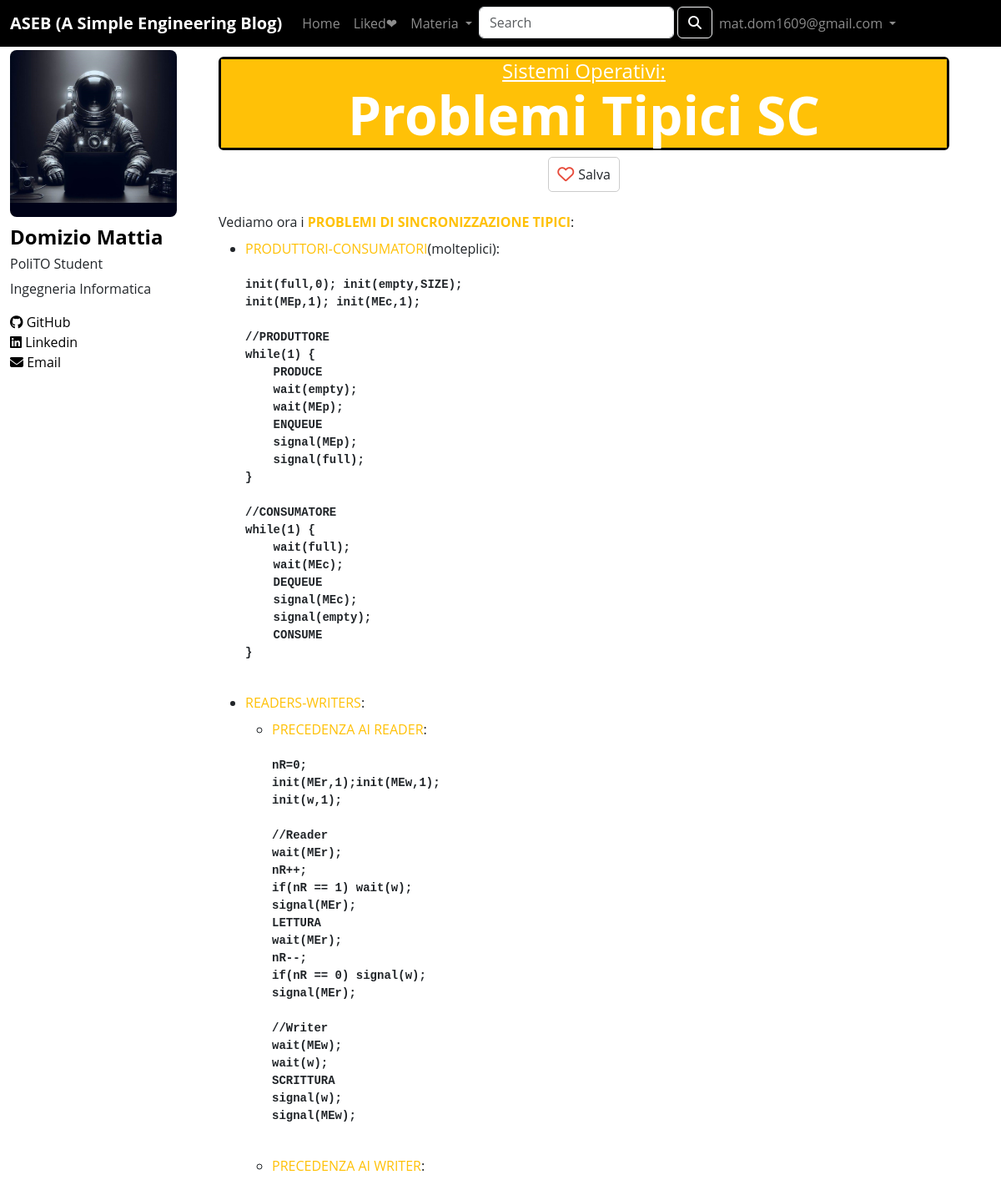
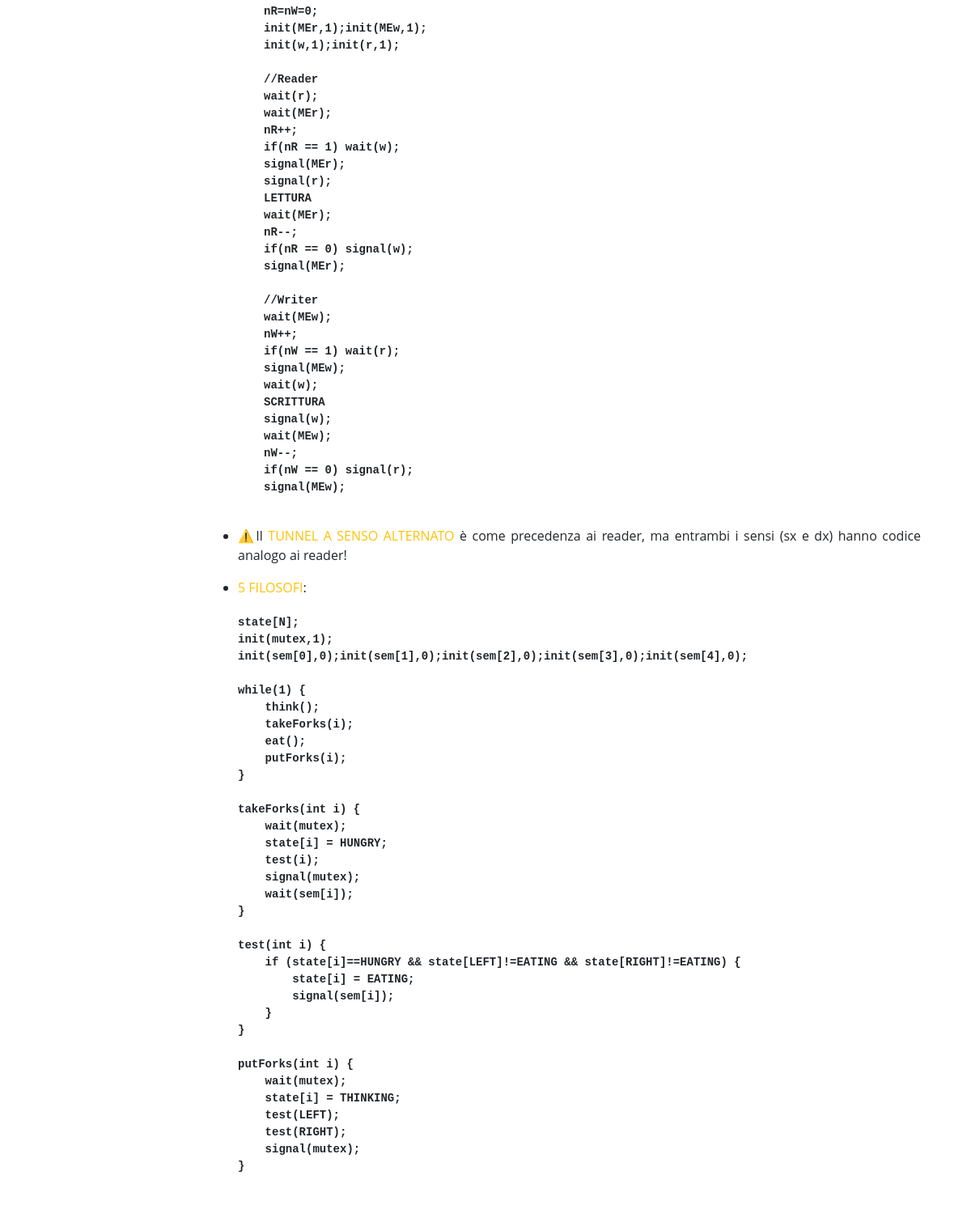
Screenshot of /posts/22 (signed in) with the database file from the repository (2 pictures, top to bottom).
### tables this page shows
CREATE TABLE "UTENTI" (
	"id"	INTEGER,
	"email"	TEXT NOT NULL,
	"password"	TEXT NOT NULL,
	PRIMARY KEY("id" AUTOINCREMENT),
	UNIQUE("email","password")
);

CREATE TABLE "POST" (
	"id"	INTEGER,
	"titolo"	TEXT NOT NULL,
	"materia"	TEXT NOT NULL,
	"like"	INTEGER,
	"html"	TEXT NOT NULL,
	PRIMARY KEY("id" AUTOINCREMENT)
);

### app.py (the view)
@app.route('/posts/<int:id>')
def post_html(id):
    post = dao.get_post(id)
    users_like = dao.get_users_likes(id)
    return render_template('articoli/' + post['html'], post=post, users=users_like)

### app.py (called while the page is built)
@login_manager.user_loader
def load_user(user_id):
    utente = dao.get_user_by_id(user_id)
    if utente is not None:
        user = User(id=utente['id'], email=utente['email'], password=utente['password'])
    else:
        user = None
    return user

### dao.py (called while the page is built)
def get_user_by_id(id):
    conn = sqlite3.connect(DATABASE_PATH)
    conn.row_factory = sqlite3.Row
    cursor = conn.cursor()
    sql = 'SELECT * FROM UTENTI WHERE id = ?'
    cursor.execute(sql, (id,))
    user = cursor.fetchone()
    cursor.close()
    conn.close()
    return user

def get_post(id):
    conn = sqlite3.connect(DATABASE_PATH)
    conn.row_factory = sqlite3.Row
    cursor = conn.cursor()
    sql = 'SELECT * FROM POST WHERE POST.id = ?'
    cursor.execute(sql, (id,))
    post = cursor.fetchone()
    cursor.close()
    conn.close()
    return post

def get_users_likes(id):
    conn = sqlite3.connect(DATABASE_PATH)
    cursor = conn.cursor()
    sql = 'SELECT id_utente FROM LIKES WHERE id_post = ?'
    cursor.execute(sql, (id,))
    users_like = cursor.fetchall()
    cursor.close()
    conn.close()
    return users_like

### templates/articoli/ProblemiTipiciSC.html
{% extends "single.html" %}
{% block articolo %}
<div class="testo-articolo">
    <p class="mb-2">Vediamo ora i <strong class="text-warning">PROBLEMI DI SINCRONIZZAZIONE TIPICI</strong>:</p>
    <ul>
        <li><span class="text-warning">PRODUTTORI-CONSUMATORI</span>(molteplici):
            <pre><strong class="consolas">
init(full,0); init(empty,SIZE);
init(MEp,1); init(MEc,1);
//PRODUTTORE
while(1) {
    PRODUCE
    wait(empty);
    wait(MEp);
    ENQUEUE
    signal(MEp);
    signal(full);
}
//CONSUMATORE
while(1) {
    wait(full);
    wait(MEc);
    DEQUEUE
    signal(MEc);
    signal(empty);
    CONSUME
}
            </strong></pre>
        </li>
        <li><span class="text-warning">READERS-WRITERS</span>:
            <ul class="livello2 mt-2">
                <li><span class="text-warning">PRECEDENZA AI READER</span>:
                    <pre><strong class="consolas">
nR=0;
init(MEr,1);init(MEw,1);
init(w,1);
//Reader
wait(MEr);
nR++;
if(nR == 1) wait(w);
signal(MEr);
LETTURA
wait(MEr);
nR--;
if(nR == 0) signal(w);
signal(MEr);
//Writer
wait(MEw);
wait(w);
SCRITTURA
signal(w);
signal(MEw);
                    </strong></pre>
                </li>
                <li><span class="text-warning">PRECEDENZA AI WRITER</span>:
                    <pre><strong class="consolas">
nR=nW=0;
init(MEr,1);init(MEw,1);
init(w,1);init(r,1);
//Reader
wait(r);
wait(MEr);
nR++;
if(nR == 1) wait(w);
signal(MEr);
signal(r);
LETTURA
wait(MEr);
nR--;
if(nR == 0) signal(w);
signal(MEr);
//Writer
wait(MEw);
nW++;
if(nW == 1) wait(r);
signal(MEw);
wait(w);
SCRITTURA
signal(w);
wait(MEw);
nW--;
if(nW == 0) signal(r);
signal(MEw);
                    </strong></pre>
                </li>
            </ul>
        </li>
        <li class="mb-3">⚠️Il <span class="text-warning">TUNNEL A SENSO ALTERNATO</span> è come precedenza ai reader, ma entrambi i sensi (sx e dx) hanno codice analogo ai reader!</li>
        <li><span class="text-warning">5 FILOSOFI</span>:
            <pre><strong class="consolas">
state[N];
init(mutex,1);
init(sem[0],0);init(sem[1],0);init(sem[2],0);init(sem[3],0);init(sem[4],0);
while(1) {
    think();
    takeForks(i);
    eat();
    putForks(i);
}
takeForks(int i) {
    wait(mutex);
    state[i] = HUNGRY;
    test(i);
    signal(mutex);
    wait(sem[i]);
}
test(int i) {
    if (state[i]==HUNGRY && state[LEFT]!=EATING && state[RIGHT]!=EATING) {
        state[i] = EATING;
        signal(sem[i]);
    }
}
putForks(int i) {
    wait(mutex);
    state[i] = THINKING;
    test(LEFT);
    test(RIGHT);
    signal(mutex);
}
            </strong></pre>
        </li>
    </ul>
</div>
{% endblock %}

### templates/single.html (shortened to what this page needs)
{% extends "base.html" %}
{% block content %}
<div class="contenitore-header-post border border-3 border-black mt-2">
<h4 class="mb-0 materia_post_singolo col-12 text-center text-decoration-underline {% if post.materia == 'Reti di Calcolatori' %}text-white bg-primary {% elif post.materia == 'Basi di Dati' %}text-white bg-primary {% elif post.materia == 'Informatica-Python' %}text-white bg-primary {% elif post.materia == 'Teoria dei Segnali' %}text-white bg-danger {% elif post.materia == 'Algebra Lineare' %}text-white bg-danger {% elif post.materia == 'Analisi I' %}text-white bg-danger {% elif post.materia == 'Analisi II' %}text-white bg-danger {% elif post.materia == 'Metodi Matematici' %}text-white bg-danger {% elif post.materia == 'Calcolatori Elettronici' %}text-white bg-success {% elif post.materia == 'Fisica II' %}text-white bg-success {% elif post.materia == 'Fisica I' %}text-white bg-success {% elif post.materia == 'Chimica' %}text-white bg-success {% elif post.materia == 'Sistemi Operativi' %}text-white bg-warning {% elif post.materia == 'Algoritmi e Strutture Dati' %}text-white bg-warning {% elif post.materia == 'Introduzione al Web' %}text-white bg-warning {% elif post.materia == 'Tecniche di Programmazione-C' %}text-white bg-warning {% endif %}">{{post.materia}}:</h4>
<h1 class="mb-0 titolo_post_singolo col-12 text-center {% if post.materia == 'Reti di Calcolatori' %}text-white bg-primary {% elif post.materia == 'Basi di Dati' %}text-white bg-primary {% elif post.materia == 'Informatica-Python' %}text-white bg-primary {% elif post.materia == 'Teoria dei Segnali' %}text-white bg-danger {% elif post.materia == 'Algebra Lineare' %}text-white bg-danger {% elif post.materia == 'Analisi I' %}text-white bg-danger {% elif post.materia == 'Analisi II' %}text-white bg-danger {% elif post.materia == 'Metodi Matematici' %}text-white bg-danger {% elif post.materia == 'Calcolatori Elettronici' %}text-white bg-success {% elif post.materia == 'Fisica II' %}text-white bg-success {% elif post.materia == 'Fisica I' %}text-white bg-success {% elif post.materia == 'Chimica' %}text-white bg-success {% elif post.materia == 'Sistemi Operativi' %}text-white bg-warning {% elif post.materia == 'Algoritmi e Strutture Dati' %}text-white bg-warning {% elif post.materia == 'Introduzione al Web' %}text-white bg-warning {% elif post.materia == 'Tecniche di Programmazione-C' %}text-white bg-warning {% endif %}"><strong>{{post.titolo}}</strong></h1>
</div>
<div class="d-flex justify-content-center mt-2 mb-0">
  {% if current_user.is_authenticated %}
    {% if current_user.id not in users|map(attribute=0) %}
      <a class="like-button-pre" onclick="" href="{{ url_for('new_like', post_id=post.id, user_id=current_user.id) }}">
        <span class="heart-icon"><i class="far fa-heart"></i></span><span class="like-count text-dark" id="like-count">Salva</span>
    </a>
    {% else %}
      <a class="like-button-post" onclick="" href="{{ url_for('remove_like', post_id=post.id, user_id=current_user.id) }}">
        <span class="heart-icon"><i class="fas fa-heart"></i></span><span class="like-count text-white" id="like-count">Salvato</span>
      </a>
    {% endif %}
  {% else %}
    <a class="like-button-pre" onclick="" href="{{ url_for('no_authenticated')}}">
      <span class="heart-icon"><i class="far fa-heart"></i></span><span class="like-count text-dark" id="like-count">Salva</span>
    </a>
  {% endif %}
</div>
{% block articolo %}{% endblock %}
{% endblock %}

### templates/base.html (shortened to what this page needs)
<!DOCTYPE html>
<html lang="en">
    <head>
        <link href="https://cdn.jsdelivr.net/npm/bootstrap@5.3.2/dist/css/bootstrap.min.css" rel="stylesheet">
        <link rel="stylesheet" type="text/css" href="{{url_for('static', filename='style.css')}}">
        <link rel="stylesheet" href="https://cdnjs.cloudflare.com/ajax/libs/font-awesome/5.15.3/css/all.min.css">
    </head>
    <body class="total-page">
        <header>
            <nav class="navbar fixed-top navbar-dark navbar-expand-lg bg-black">
                <div class="container-fluid">
                  <span class="navbar-brand mb-0 h1"><strong>ASEB (A Simple Engineering Blog)</strong></span>
                  <div class="collapse navbar-collapse" id="navbarSupportedContent">
                    <ul class="navbar-nav me-auto mb-2 mb-lg-0">
                      <li class="nav-item">
                        <a class="nav-link {%block home_active%}{%endblock%}" aria-current="page" href="/">Home</a>
                      </li>
                      {% if current_user.is_authenticated %}
                        <li class="nav-item">
                          <a class="nav-link {% block liked_posts_active %}{% endblock %} nowrap" href="{{ url_for('liked_posts') }}">Liked❤</a>
                        </li>
                      {% endif %}
                      <li class="nav-item">
                        <div class="dropdown">
                            <a class="nav-link dropdown-toggle" href="#" role="button" id="dropdownMenuButton" data-bs-toggle="dropdown" aria-haspopup="true" aria-expanded="false">
                                Materia
                            </a>
                        </div>
                      </li>
                      <li class="nav-item">
                        <form class="d-flex" action="{{ url_for('search') }}" method="GET">
                          <input class="form-control me-1" type="search" placeholder="Search" aria-label="Search" name="query">
                          <button class="btn btn-outline-light" type="submit"><i class="fas fa-search"></i></button>
                      </form>
                      </li>
                      {% if current_user.is_authenticated %}
                        <li class="nav-item dropdown">
                          <a class="nav-link dropdown-toggle" href="#" role="button" data-bs-toggle="dropdown" aria-expanded="false">
                            {{current_user.email}}
                          </a>
                        </li>
                      {% endif %}
                    </ul>
                  </div>
                </div>
              </nav>
        </header>
        <div class="container-fluid under-nav">
          <div class="row">
              <aside class="col-lg-3 col-12">
                <img class="developer-img img-fluid" src="{{url_for('static', filename='developer.jpg')}}" alt="developer-img">
                <h4 class="whoami developer-txt"><strong>Domizio Mattia</strong></h4>
                <div class="link-wrapper-mobile" id="link-wrapper-mobile">
                    <h6 class="developer-txt">PoliTO Student</h6>
                    <p class="developer-txt">Ingegneria Informatica</p>
                    <div class="row wrapper-2">
                      <a href="https://github.com/Koisuji02" class="col-lg-12 col-4" rel="me"><i class="fa-brands fa-github"></i>&nbsp;GitHub</a>
                      <a href="https://www.linkedin.com/in/mattia-domizio-7a07b628b/" class="col-lg-12 col-4" rel="me"><i class="fa-brands fa-linkedin"></i>&nbsp;Linkedin</a>
                      <a href="mailto:mat.dom1609job@gmail.com" class="col-lg-12 col-3" rel="me"><i class="fas fa-envelope"></i>&nbsp;Email</a>
                    </div>
                </div>
              </aside>
              <main class="col-lg-9 col-12">
                  {% block content %}{% endblock %}
              </main>
          </div>
        </div>
    </body>
</html>

### static/style.css (style rules this page uses)
.under-nav { margin-top: 60px; }
img { max-width: 100%; }
.total-page { font-family: 'Open Sans', sans-serif; }
#link-wrapper-mobile a { color:black; text-decoration:none; cursor: pointer; }
.whoami { color: black; }
.developer-img { -webkit-border-radius: 8px; -moz-border-radius: 8px; border-radius: 8px; margin-bottom: 10px; max-width: 200px; }
aside { position: fixed; }
@media (min-width: 992px) { .developer-img { display: block; } }
@media (min-width: 992px) { .developer-txt { display: block; } }
@media (min-width: 992px) { main { margin-left: 250px; } }
.like-button-pre { display: inline-block; background-color: #fff; border: 1px solid #ccc; padding: 5px 10px; border-radius: 5px; cursor: pointer; }
.heart-icon { display: inline-block; font-size: 20px; color: #e74c3c; margin-right: 5px; vertical-align: middle; }
.like-count { display: inline-block; vertical-align: middle; }
.titolo_post_singolo { font-size:4rem; }
.nowrap { white-space: nowrap; }
ul.livello2 { list-style-type: circle; }
ul.livello2 li:before { content: none; }
.testo-articolo { margin-top: 1.5rem; text-align: justify; }
.contenitore-header-post { border-radius: 6px; }
.consolas { font-family: Consolas, Monaco, 'Andale Mono', 'Ubuntu Mono', monospace; }

### rows the page displays
UTENTI: email "mat.dom1609@gmail.com"
POST: materia "Sistemi Operativi", titolo "Problemi Tipici SC"
